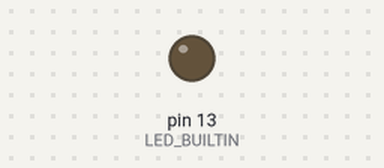
A sketch run on a simulated Arduino Uno, built with avr-gcc and run on an emulated ATmega328P. Parts: output pins drawn as LEDs (lit = HIGH). What the sketch prints to the serial monitor is not drawn.

Above: at 0.6 s.
At 2.5 s:
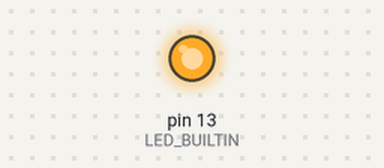
Timing chart, 0 to 7.0 s (numbered marks = the images above):
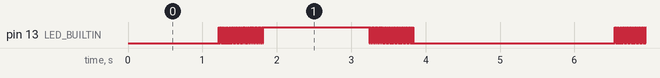

Measured:
- by itself, pin 13 (LED_BUILTIN): repeats every 5.4 s: HIGH 1.4 s, 26 × (LOW 0.01 s, HIGH 0.01 s), LOW 2.7 s, 27 × (HIGH 0.01 s, LOW 0.02 s)

The sketch:

SmoothBlinkDirect.ino
```cpp
#define MIN_LEVEL 1
#define LED_LEVEL 22
#define FREQUENCY LED_LEVEL
#define SPEED     100
#define HOLD      SPEED<<2

unsigned long preCurMillis = 0;
unsigned long curMillis = 0;
unsigned long preInterMillis = 0;

#define PORT_D12 0b00010000 //  D12
#define LED_PORT 0b00100000 //  D13


inline void setHigh(int holdingTime){
  if(holdingTime == 0)  return;
  digitalWrite(LED_BUILTIN,HIGH);
  PORTB = LED_PORT;
  delay(holdingTime);
}

// the setup function runs once when you press reset or power the board
void setup() {
  // initialize digital pin LED_BUILTIN as an output.
  pinMode(LED_BUILTIN, OUTPUT);
  Serial.begin(9600);
  int led_b = digitalPinToBitMask(LED_BUILTIN);
  int led_p = digitalPinToPort(LED_BUILTIN);
  Serial.print("digitalPinToBitMask: ");
  Serial.println(led_b);
  Serial.print("digitalPinToPort: ");
  Serial.println(led_p);
  DDRB = LED_PORT;
}

void loop() {
  for(int i=0;i<=LED_LEVEL;i++)
  {
    curMillis = millis();
    while(curMillis - preInterMillis < SPEED){
      curMillis = millis();
//      digitalWrite(LED_BUILTIN,LOW);
      PORTB = 0;
      if(curMillis - preCurMillis > FREQUENCY){
        int k = MIN_LEVEL + (1-cos(PI*.5f*(i/(float)LED_LEVEL))) * (LED_LEVEL-MIN_LEVEL);
//        Serial.println(k);
        setHigh(k);
        preCurMillis = curMillis;
      }
    }
    preInterMillis = curMillis;
  }
//  digitalWrite(LED_BUILTIN, HIGH);
  PORTB = LED_PORT;
  delay(HOLD);
  for(int i=LED_LEVEL;i>=0;i--)
  {
    curMillis = millis();
    while(curMillis - preInterMillis < SPEED){
      curMillis = millis();
//      digitalWrite(LED_BUILTIN,LOW);
      PORTB = 0;
      if(curMillis - preCurMillis > FREQUENCY){
        int k = MIN_LEVEL + (1-cos(PI*.5f*(i/(float)LED_LEVEL))) * (LED_LEVEL-MIN_LEVEL);
        setHigh(k);
//        Serial.println(k);
        preCurMillis = curMillis;
      }
    }
    preInterMillis = curMillis;
  }
//  digitalWrite(LED_BUILTIN, LOW);
  PORTB = 0;
  delay(HOLD);
}
```
